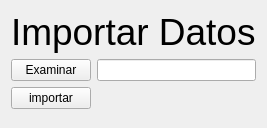
<?xml version="1.0" encoding="UTF-8"?>
<ui version="4.0">
 <class>importar</class>
 <widget class="QWidget" name="importar">
  <property name="geometry">
   <rect>
    <x>0</x>
    <y>0</y>
    <width>265</width>
    <height>128</height>
   </rect>
  </property>
  <property name="windowTitle">
   <string>importarDatos</string>
  </property>
  <layout class="QFormLayout" name="formLayout">
   <item row="0" column="0" colspan="2">
    <widget class="QLabel" name="label">
     <property name="font">
      <font>
       <pointsize>28</pointsize>
      </font>
     </property>
     <property name="text">
      <string>Importar Datos</string>
     </property>
    </widget>
   </item>
   <item row="1" column="0">
    <widget class="QPushButton" name="pushButton">
     <property name="text">
      <string>Examinar</string>
     </property>
    </widget>
   </item>
   <item row="1" column="1">
    <widget class="QLineEdit" name="lineEdit"/>
   </item>
   <item row="2" column="0">
    <widget class="QPushButton" name="pushButton_2">
     <property name="text">
      <string>importar</string>
     </property>
    </widget>
   </item>
  </layout>
 </widget>
 <resources/>
 <connections/>
</ui>
